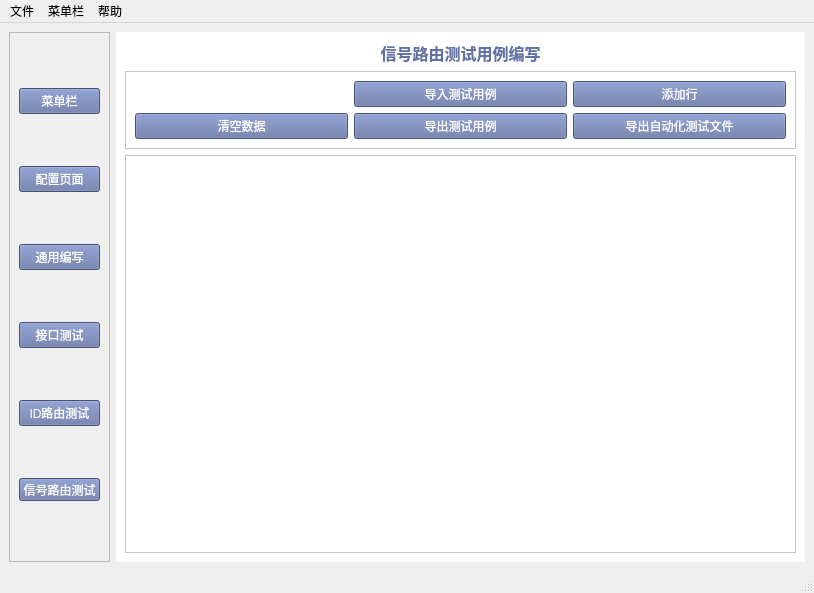
<?xml version="1.0" encoding="UTF-8"?>
<ui version="4.0">
 <class>MainWindow</class>
 <widget class="QMainWindow" name="MainWindow">
  <property name="geometry">
   <rect>
    <x>0</x>
    <y>0</y>
    <width>814</width>
    <height>593</height>
   </rect>
  </property>
  <property name="windowTitle">
   <string>MainWindow</string>
  </property>
  <property name="styleSheet">
   <string notr="true"/>
  </property>
  <widget class="QWidget" name="centralwidget">
   <layout class="QHBoxLayout" name="horizontalLayout">
    <item alignment="Qt::AlignHCenter">
     <widget class="QFrame" name="frame">
      <property name="minimumSize">
       <size>
        <width>101</width>
        <height>0</height>
       </size>
      </property>
      <property name="frameShape">
       <enum>QFrame::StyledPanel</enum>
      </property>
      <property name="frameShadow">
       <enum>QFrame::Raised</enum>
      </property>
      <layout class="QVBoxLayout" name="verticalLayout">
       <item>
        <widget class="QPushButton" name="pushButton_11">
         <property name="styleSheet">
          <string notr="true">font: 10pt &quot;宋体&quot;;
background-color: rgb(98, 114, 164);
color: rgb(255, 255, 255);</string>
         </property>
         <property name="text">
          <string>菜单栏</string>
         </property>
        </widget>
       </item>
       <item>
        <widget class="QPushButton" name="pushButton_10">
         <property name="styleSheet">
          <string notr="true">font: 10pt &quot;宋体&quot;;
background-color: rgb(98, 114, 164);
color: rgb(255, 255, 255);</string>
         </property>
         <property name="text">
          <string>配置页面</string>
         </property>
        </widget>
       </item>
       <item>
        <widget class="QPushButton" name="pushButton">
         <property name="styleSheet">
          <string notr="true">color: rgb(255, 255, 255);
font: 10pt &quot;宋体&quot;;
background-color: rgb(98, 114, 164);</string>
         </property>
         <property name="text">
          <string>通用编写</string>
         </property>
         <property name="iconSize">
          <size>
           <width>20</width>
           <height>20</height>
          </size>
         </property>
        </widget>
       </item>
       <item>
        <widget class="QPushButton" name="pushButton_2">
         <property name="styleSheet">
          <string notr="true">color: rgb(255, 255, 255);
background-color: rgb(98, 114, 164);
font: 10pt &quot;宋体&quot;;</string>
         </property>
         <property name="text">
          <string>接口测试</string>
         </property>
         <property name="iconSize">
          <size>
           <width>20</width>
           <height>20</height>
          </size>
         </property>
        </widget>
       </item>
       <item>
        <widget class="QPushButton" name="pushButton_3">
         <property name="styleSheet">
          <string notr="true">color: rgb(255, 255, 255);
background-color: rgb(98, 114, 164);
font: 10pt &quot;宋体&quot;;</string>
         </property>
         <property name="text">
          <string>ID路由测试</string>
         </property>
         <property name="iconSize">
          <size>
           <width>20</width>
           <height>20</height>
          </size>
         </property>
        </widget>
       </item>
       <item>
        <widget class="QPushButton" name="pushButton_4">
         <property name="maximumSize">
          <size>
           <width>16777215</width>
           <height>23</height>
          </size>
         </property>
         <property name="styleSheet">
          <string notr="true">font: 10pt &quot;宋体&quot;;
color: rgb(255, 255, 255);
background-color: rgb(98, 114, 164);</string>
         </property>
         <property name="text">
          <string>信号路由测试</string>
         </property>
         <property name="iconSize">
          <size>
           <width>20</width>
           <height>20</height>
          </size>
         </property>
        </widget>
       </item>
      </layout>
     </widget>
    </item>
    <item>
     <widget class="QStackedWidget" name="stackedWidget">
      <property name="styleSheet">
       <string notr="true">background-color: rgb(255, 255, 255);</string>
      </property>
      <property name="currentIndex">
       <number>4</number>
      </property>
      <widget class="QWidget" name="page_5">
       <layout class="QGridLayout" name="gridLayout_2">
        <item row="7" column="2" colspan="3">
         <widget class="QTextBrowser" name="textBrowser_2"/>
        </item>
        <item row="5" column="2" colspan="3">
         <widget class="QLineEdit" name="lineEdit">
          <property name="text">
           <string/>
          </property>
         </widget>
        </item>
        <item row="2" column="0" rowspan="6" colspan="2">
         <widget class="QTextBrowser" name="textBrowser"/>
        </item>
        <item row="2" column="2" colspan="3">
         <widget class="QFrame" name="frame_3">
          <property name="frameShape">
           <enum>QFrame::StyledPanel</enum>
          </property>
          <property name="frameShadow">
           <enum>QFrame::Raised</enum>
          </property>
          <layout class="QGridLayout" name="gridLayout">
           <item row="0" column="2">
            <widget class="QLabel" name="label_5">
             <property name="text">
              <string>&lt;html&gt;&lt;head/&gt;&lt;body&gt;&lt;p align=&quot;center&quot;&gt;&lt;span style=&quot; font-size:10pt; font-weight:700; color:#6272a4;&quot;&gt;波特率&lt;/span&gt;&lt;/p&gt;&lt;/body&gt;&lt;/html&gt;</string>
             </property>
            </widget>
           </item>
           <item row="2" column="1">
            <widget class="QPushButton" name="pushButton_12">
             <property name="styleSheet">
              <string notr="true">font: 10pt &quot;宋体&quot;;
</string>
             </property>
             <property name="text">
              <string>打开文件</string>
             </property>
            </widget>
           </item>
           <item row="1" column="0">
            <widget class="QLabel" name="label_8">
             <property name="text">
              <string>&lt;html&gt;&lt;head/&gt;&lt;body&gt;&lt;p align=&quot;center&quot;&gt;&lt;span style=&quot; font-size:10pt; font-weight:700; color:#6272a4;&quot;&gt;打开串口&lt;/span&gt;&lt;/p&gt;&lt;/body&gt;&lt;/html&gt;</string>
             </property>
            </widget>
           </item>
           <item row="2" column="2">
            <widget class="QLabel" name="label_13">
             <property name="text">
              <string>&lt;html&gt;&lt;head/&gt;&lt;body&gt;&lt;p align=&quot;center&quot;&gt;&lt;span style=&quot; font-size:10pt; font-weight:700; color:#6272a4;&quot;&gt;通道刷新&lt;/span&gt;&lt;/p&gt;&lt;/body&gt;&lt;/html&gt;</string>
             </property>
            </widget>
           </item>
           <item row="0" column="1">
            <widget class="QComboBox" name="comboBox_2">
             <property name="styleSheet">
              <string notr="true">font: 10pt &quot;宋体&quot;;
</string>
             </property>
             <property name="iconSize">
              <size>
               <width>20</width>
               <height>20</height>
              </size>
             </property>
            </widget>
           </item>
           <item row="1" column="4">
            <widget class="QPushButton" name="pushButton_14">
             <property name="styleSheet">
              <string notr="true">font: 10pt &quot;宋体&quot;;
</string>
             </property>
             <property name="text">
              <string>关闭</string>
             </property>
             <property name="iconSize">
              <size>
               <width>20</width>
               <height>20</height>
              </size>
             </property>
            </widget>
           </item>
           <item row="0" column="0">
            <widget class="QLabel" name="label_7">
             <property name="text">
              <string>&lt;html&gt;&lt;head/&gt;&lt;body&gt;&lt;p align=&quot;center&quot;&gt;&lt;span style=&quot; font-size:10pt; font-weight:700; color:#6272a4;&quot;&gt;串口选择&lt;/span&gt;&lt;/p&gt;&lt;/body&gt;&lt;/html&gt;</string>
             </property>
            </widget>
           </item>
           <item row="0" column="4">
            <widget class="QComboBox" name="comboBox">
             <property name="styleSheet">
              <string notr="true">font: 10pt &quot;Times New Roman&quot;;
</string>
             </property>
             <property name="iconSize">
              <size>
               <width>20</width>
               <height>20</height>
              </size>
             </property>
             <item>
              <property name="text">
               <string>1200</string>
              </property>
             </item>
             <item>
              <property name="text">
               <string>9600</string>
              </property>
             </item>
             <item>
              <property name="text">
               <string>14400</string>
              </property>
             </item>
            </widget>
           </item>
           <item row="2" column="0">
            <widget class="QLabel" name="label_6">
             <property name="text">
              <string>&lt;html&gt;&lt;head/&gt;&lt;body&gt;&lt;p align=&quot;center&quot;&gt;&lt;span style=&quot; font-size:10pt; font-weight:700; color:#6272a4;&quot;&gt;文件路径&lt;/span&gt;&lt;/p&gt;&lt;/body&gt;&lt;/html&gt;</string>
             </property>
            </widget>
           </item>
           <item row="1" column="2">
            <widget class="QLabel" name="label_9">
             <property name="text">
              <string>&lt;html&gt;&lt;head/&gt;&lt;body&gt;&lt;p align=&quot;center&quot;&gt;&lt;span style=&quot; font-size:10pt; font-weight:700; color:#6272a4;&quot;&gt;关闭串口&lt;/span&gt;&lt;/p&gt;&lt;/body&gt;&lt;/html&gt;</string>
             </property>
            </widget>
           </item>
           <item row="1" column="1">
            <widget class="QPushButton" name="pushButton_13">
             <property name="styleSheet">
              <string notr="true">font: 10pt &quot;宋体&quot;;
</string>
             </property>
             <property name="text">
              <string>打开</string>
             </property>
             <property name="iconSize">
              <size>
               <width>20</width>
               <height>20</height>
              </size>
             </property>
            </widget>
           </item>
           <item row="2" column="4">
            <widget class="QPushButton" name="pushButton_5">
             <property name="styleSheet">
              <string notr="true">font: 10pt &quot;Times New Roman&quot;;
background-color: rgb(98, 114, 164);
color: rgb(255, 255, 255);</string>
             </property>
             <property name="text">
              <string>Refresh</string>
             </property>
            </widget>
           </item>
          </layout>
         </widget>
        </item>
        <item row="0" column="1" colspan="3">
         <widget class="QLabel" name="label_12">
          <property name="text">
           <string>&lt;html&gt;&lt;head/&gt;&lt;body&gt;&lt;p align=&quot;center&quot;&gt;&lt;span style=&quot; font-size:12pt; font-weight:700; color:#6272a4;&quot;&gt;CAN通信配置&lt;/span&gt;&lt;/p&gt;&lt;/body&gt;&lt;/html&gt;</string>
          </property>
         </widget>
        </item>
        <item row="6" column="4">
         <widget class="QPushButton" name="pushButton_16">
          <property name="styleSheet">
           <string notr="true">font: 10pt &quot;宋体&quot;;
background-color: rgb(98, 114, 164);
color: rgb(255, 255, 255);</string>
          </property>
          <property name="text">
           <string>发送</string>
          </property>
         </widget>
        </item>
        <item row="1" column="1">
         <widget class="QPushButton" name="pushButton_15">
          <property name="styleSheet">
           <string notr="true">font: 10pt &quot;宋体&quot;;
background-color: rgb(98, 114, 164);
color: rgb(255, 255, 255);</string>
          </property>
          <property name="text">
           <string>清除</string>
          </property>
         </widget>
        </item>
        <item row="4" column="2" colspan="3">
         <widget class="QComboBox" name="comboBox_3">
          <property name="styleSheet">
           <string notr="true">font: 10pt &quot;Times New Roman&quot;;</string>
          </property>
          <item>
           <property name="text">
            <string>CAN</string>
           </property>
          </item>
          <item>
           <property name="text">
            <string>CADFD</string>
           </property>
          </item>
         </widget>
        </item>
        <item row="6" column="2">
         <widget class="QLabel" name="label_11">
          <property name="text">
           <string>&lt;html&gt;&lt;head/&gt;&lt;body&gt;&lt;p&gt;&lt;span style=&quot; font-size:10pt; font-weight:700; color:#6272a4;&quot;&gt;发送端&lt;/span&gt;&lt;/p&gt;&lt;/body&gt;&lt;/html&gt;</string>
          </property>
         </widget>
        </item>
        <item row="1" column="0">
         <widget class="QLabel" name="label_10">
          <property name="text">
           <string>&lt;html&gt;&lt;head/&gt;&lt;body&gt;&lt;p&gt;&lt;span style=&quot; font-size:10pt; font-weight:700; color:#6272a4;&quot;&gt;接收端&lt;/span&gt;&lt;/p&gt;&lt;/body&gt;&lt;/html&gt;</string>
          </property>
         </widget>
        </item>
       </layout>
      </widget>
      <widget class="QWidget" name="page">
       <layout class="QVBoxLayout" name="verticalLayout_2">
        <item>
         <widget class="QLabel" name="label_2">
          <property name="text">
           <string>&lt;html&gt;&lt;head/&gt;&lt;body&gt;&lt;p align=&quot;center&quot;&gt;&lt;span style=&quot; font-size:12pt; font-weight:700; color:#6272a4;&quot;&gt;通用测试用例编写&lt;/span&gt;&lt;/p&gt;&lt;/body&gt;&lt;/html&gt;</string>
          </property>
         </widget>
        </item>
        <item>
         <widget class="QFrame" name="frame_7">
          <property name="frameShape">
           <enum>QFrame::StyledPanel</enum>
          </property>
          <property name="frameShadow">
           <enum>QFrame::Raised</enum>
          </property>
          <layout class="QGridLayout" name="gridLayout_6">
           <item row="0" column="1">
            <widget class="QPushButton" name="pushButton_32">
             <property name="styleSheet">
              <string notr="true">background-color: rgb(98, 114, 164);
color: rgb(255, 255, 255);
font: 10pt &quot;宋体&quot;;</string>
             </property>
             <property name="text">
              <string>导入测试用例</string>
             </property>
            </widget>
           </item>
           <item row="0" column="2">
            <widget class="QPushButton" name="pushButton_33">
             <property name="styleSheet">
              <string notr="true">font: 10pt &quot;宋rgb(255, 255, 255)体&quot;;
color: rgb(255, 255, 255);
background-color: rgb(98, 114, 164);</string>
             </property>
             <property name="text">
              <string>添加行</string>
             </property>
            </widget>
           </item>
           <item row="1" column="0">
            <widget class="QPushButton" name="pushButton_34">
             <property name="styleSheet">
              <string notr="true">color: rgb(255, 255, 255);
background-color: rgb(98, 114, 164);
font: 10pt &quot;宋体&quot;;</string>
             </property>
             <property name="text">
              <string>清空数据</string>
             </property>
            </widget>
           </item>
           <item row="1" column="1">
            <widget class="QPushButton" name="pushButton_35">
             <property name="styleSheet">
              <string notr="true">color: rgb(255, 255, 255);
background-color: rgb(98, 114, 164);
font: 10pt &quot;宋体&quot;;</string>
             </property>
             <property name="text">
              <string>导出测试用例</string>
             </property>
            </widget>
           </item>
           <item row="1" column="2">
            <widget class="QPushButton" name="pushButton_36">
             <property name="styleSheet">
              <string notr="true">font: 10pt &quot;宋体&quot;;
color: rgb(255, 255, 255);
background-color: rgb(98, 114, 164);</string>
             </property>
             <property name="text">
              <string>导出自动化测试文件</string>
             </property>
            </widget>
           </item>
           <item row="0" column="0">
            <widget class="QPushButton" name="pushButton_6">
             <property name="styleSheet">
              <string notr="true">background-color: rgb(98, 114, 164);
color: rgb(255, 255, 255);
font: 10pt &quot;宋体&quot;;</string>
             </property>
             <property name="text">
              <string>查看报文解析</string>
             </property>
            </widget>
           </item>
          </layout>
         </widget>
        </item>
        <item>
         <widget class="QTableWidget" name="tableWidget_5"/>
        </item>
       </layout>
      </widget>
      <widget class="QWidget" name="page_2">
       <layout class="QVBoxLayout" name="verticalLayout_5">
        <item>
         <widget class="QLabel" name="label">
          <property name="text">
           <string>&lt;html&gt;&lt;head/&gt;&lt;body&gt;&lt;p align=&quot;center&quot;&gt;&lt;span style=&quot; font-size:12pt; font-weight:700; color:#6272a4;&quot;&gt;接口测试用例编写&lt;/span&gt;&lt;/p&gt;&lt;/body&gt;&lt;/html&gt;</string>
          </property>
         </widget>
        </item>
        <item>
         <widget class="QFrame" name="frame_4">
          <property name="frameShape">
           <enum>QFrame::StyledPanel</enum>
          </property>
          <property name="frameShadow">
           <enum>QFrame::Raised</enum>
          </property>
          <layout class="QGridLayout" name="gridLayout_3">
           <item row="0" column="1">
            <widget class="QPushButton" name="pushButton_17">
             <property name="styleSheet">
              <string notr="true">background-color: rgb(98, 114, 164);
color: rgb(255, 255, 255);
font: 10pt &quot;宋体&quot;;</string>
             </property>
             <property name="text">
              <string>导入测试用例</string>
             </property>
            </widget>
           </item>
           <item row="0" column="2">
            <widget class="QPushButton" name="pushButton_18">
             <property name="styleSheet">
              <string notr="true">background-color: rgb(98, 114, 164);
color: rgb(255, 255, 255);
font: 10pt &quot;宋体&quot;;</string>
             </property>
             <property name="text">
              <string>添加行</string>
             </property>
            </widget>
           </item>
           <item row="1" column="0">
            <widget class="QPushButton" name="pushButton_19">
             <property name="styleSheet">
              <string notr="true">background-color: rgb(98, 114, 164);
color: rgb(255, 255, 255);
font: 10pt &quot;宋体&quot;;</string>
             </property>
             <property name="text">
              <string>清空数据</string>
             </property>
            </widget>
           </item>
           <item row="1" column="1">
            <widget class="QPushButton" name="pushButton_20">
             <property name="styleSheet">
              <string notr="true">background-color: rgb(98, 114, 164);
color: rgb(255, 255, 255);
font: 10pt &quot;宋体&quot;;</string>
             </property>
             <property name="text">
              <string>导出测试用例</string>
             </property>
            </widget>
           </item>
           <item row="1" column="2">
            <widget class="QPushButton" name="pushButton_21">
             <property name="styleSheet">
              <string notr="true">background-color: rgb(98, 114, 164);
color: rgb(255, 255, 255);
font: 10pt &quot;宋体&quot;;</string>
             </property>
             <property name="text">
              <string>导出自动化测试文件</string>
             </property>
            </widget>
           </item>
          </layout>
         </widget>
        </item>
        <item>
         <widget class="QTableWidget" name="tableWidget_2"/>
        </item>
       </layout>
      </widget>
      <widget class="QWidget" name="page_3">
       <layout class="QVBoxLayout" name="verticalLayout_3">
        <item>
         <widget class="QLabel" name="label_3">
          <property name="text">
           <string>&lt;html&gt;&lt;head/&gt;&lt;body&gt;&lt;p align=&quot;center&quot;&gt;&lt;span style=&quot; font-size:12pt; font-weight:700; color:#6272a4;&quot;&gt;ID路由测试用例编写&lt;/span&gt;&lt;/p&gt;&lt;/body&gt;&lt;/html&gt;</string>
          </property>
         </widget>
        </item>
        <item>
         <widget class="QFrame" name="frame_5">
          <property name="frameShape">
           <enum>QFrame::StyledPanel</enum>
          </property>
          <property name="frameShadow">
           <enum>QFrame::Raised</enum>
          </property>
          <layout class="QGridLayout" name="gridLayout_4">
           <item row="0" column="1">
            <widget class="QPushButton" name="pushButton_22">
             <property name="styleSheet">
              <string notr="true">background-color: rgb(98, 114, 164);
color: rgb(255, 255, 255);
font: 10pt &quot;宋体&quot;;</string>
             </property>
             <property name="text">
              <string>导入测试用例</string>
             </property>
            </widget>
           </item>
           <item row="0" column="2">
            <widget class="QPushButton" name="pushButton_23">
             <property name="styleSheet">
              <string notr="true">background-color: rgb(98, 114, 164);
color: rgb(255, 255, 255);
font: 10pt &quot;宋体&quot;;</string>
             </property>
             <property name="text">
              <string>添加行</string>
             </property>
            </widget>
           </item>
           <item row="1" column="0">
            <widget class="QPushButton" name="pushButton_24">
             <property name="styleSheet">
              <string notr="true">background-color: rgb(98, 114, 164);
color: rgb(255, 255, 255);
font: 10pt &quot;宋体&quot;;</string>
             </property>
             <property name="text">
              <string>清空数据</string>
             </property>
            </widget>
           </item>
           <item row="1" column="1">
            <widget class="QPushButton" name="pushButton_25">
             <property name="styleSheet">
              <string notr="true">background-color: rgb(98, 114, 164);
color: rgb(255, 255, 255);
font: 10pt &quot;宋体&quot;;</string>
             </property>
             <property name="text">
              <string>导出测试用例</string>
             </property>
            </widget>
           </item>
           <item row="1" column="2">
            <widget class="QPushButton" name="pushButton_26">
             <property name="styleSheet">
              <string notr="true">background-color: rgb(98, 114, 164);
color: rgb(255, 255, 255);
font: 10pt &quot;宋体&quot;;</string>
             </property>
             <property name="text">
              <string>导出自动化测试文件</string>
             </property>
            </widget>
           </item>
          </layout>
         </widget>
        </item>
        <item>
         <widget class="QTableWidget" name="tableWidget_3"/>
        </item>
       </layout>
      </widget>
      <widget class="QWidget" name="page_4">
       <layout class="QVBoxLayout" name="verticalLayout_4">
        <item>
         <widget class="QLabel" name="label_4">
          <property name="text">
           <string>&lt;html&gt;&lt;head/&gt;&lt;body&gt;&lt;p align=&quot;center&quot;&gt;&lt;span style=&quot; font-size:12pt; font-weight:700; color:#6272a4;&quot;&gt;信号路由测试用例编写&lt;/span&gt;&lt;/p&gt;&lt;/body&gt;&lt;/html&gt;</string>
          </property>
         </widget>
        </item>
        <item>
         <widget class="QFrame" name="frame_6">
          <property name="frameShape">
           <enum>QFrame::StyledPanel</enum>
          </property>
          <property name="frameShadow">
           <enum>QFrame::Raised</enum>
          </property>
          <layout class="QGridLayout" name="gridLayout_5">
           <item row="0" column="1">
            <widget class="QPushButton" name="pushButton_27">
             <property name="styleSheet">
              <string notr="true">background-color: rgb(98, 114, 164);
color: rgb(255, 255, 255);
font: 10pt &quot;宋体&quot;;</string>
             </property>
             <property name="text">
              <string>导入测试用例</string>
             </property>
            </widget>
           </item>
           <item row="0" column="2">
            <widget class="QPushButton" name="pushButton_28">
             <property name="styleSheet">
              <string notr="true">background-color: rgb(98, 114, 164);
color: rgb(255, 255, 255);
font: 10pt &quot;宋体&quot;;</string>
             </property>
             <property name="text">
              <string>添加行</string>
             </property>
            </widget>
           </item>
           <item row="1" column="0">
            <widget class="QPushButton" name="pushButton_29">
             <property name="styleSheet">
              <string notr="true">background-color: rgb(98, 114, 164);
color: rgb(255, 255, 255);
font: 10pt &quot;宋体&quot;;</string>
             </property>
             <property name="text">
              <string>清空数据</string>
             </property>
            </widget>
           </item>
           <item row="1" column="1">
            <widget class="QPushButton" name="pushButton_30">
             <property name="styleSheet">
              <string notr="true">background-color: rgb(98, 114, 164);
color: rgb(255, 255, 255);
font: 10pt &quot;宋体&quot;;</string>
             </property>
             <property name="text">
              <string>导出测试用例</string>
             </property>
            </widget>
           </item>
           <item row="1" column="2">
            <widget class="QPushButton" name="pushButton_31">
             <property name="styleSheet">
              <string notr="true">background-color: rgb(98, 114, 164);
color: rgb(255, 255, 255);
font: 10pt &quot;宋体&quot;;</string>
             </property>
             <property name="text">
              <string>导出自动化测试文件</string>
             </property>
            </widget>
           </item>
          </layout>
         </widget>
        </item>
        <item>
         <widget class="QTableWidget" name="tableWidget_4"/>
        </item>
       </layout>
      </widget>
     </widget>
    </item>
   </layout>
  </widget>
  <widget class="QStatusBar" name="statusbar"/>
  <widget class="QMenuBar" name="menubar">
   <property name="geometry">
    <rect>
     <x>0</x>
     <y>0</y>
     <width>814</width>
     <height>21</height>
    </rect>
   </property>
   <widget class="QMenu" name="menu">
    <property name="title">
     <string>文件</string>
    </property>
    <addaction name="action111"/>
    <addaction name="action_ELF_OUT"/>
    <addaction name="action_3"/>
   </widget>
   <widget class="QMenu" name="menu_2">
    <property name="title">
     <string>帮助</string>
    </property>
    <addaction name="action"/>
    <addaction name="action_2"/>
   </widget>
   <widget class="QMenu" name="menu_3">
    <property name="title">
     <string>菜单栏</string>
    </property>
    <addaction name="action_4"/>
   </widget>
   <addaction name="menu"/>
   <addaction name="menu_3"/>
   <addaction name="menu_2"/>
  </widget>
  <action name="action111">
   <property name="text">
    <string>导入自动化测试盒协议文件</string>
   </property>
  </action>
  <action name="action_ELF_OUT">
   <property name="text">
    <string>导入ELF/OUT文件</string>
   </property>
  </action>
  <action name="action">
   <property name="text">
    <string>参考文档</string>
   </property>
  </action>
  <action name="action_2">
   <property name="text">
    <string>使用说明</string>
   </property>
  </action>
  <action name="action_3">
   <property name="text">
    <string>导入功能规范表格</string>
   </property>
  </action>
  <action name="action_4">
   <property name="text">
    <string>搜索</string>
   </property>
  </action>
 </widget>
 <resources/>
 <connections/>
</ui>
